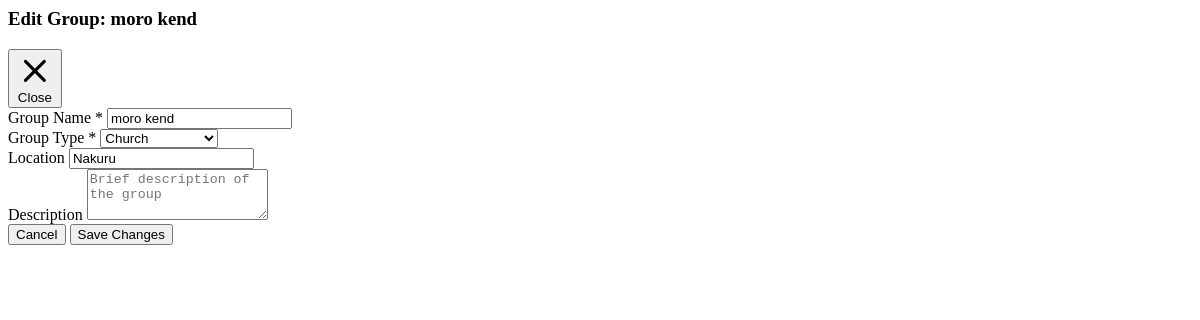
Before: /community/GRP-656EE973/edit (signed in) with the older database file.
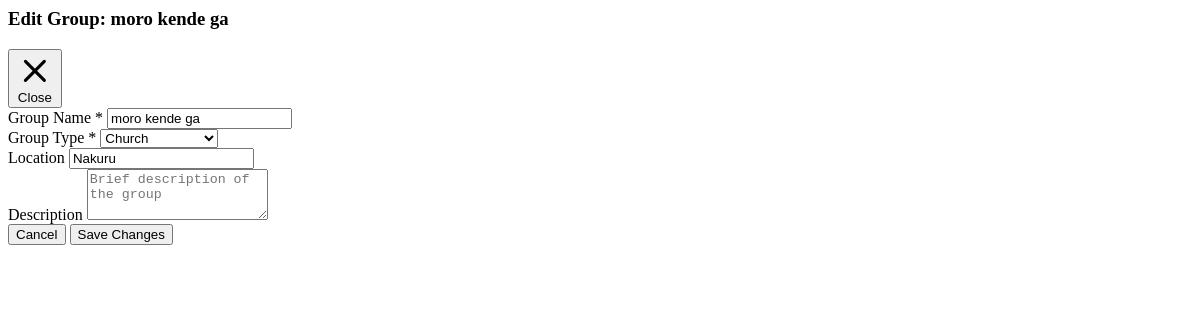
After: the same page with the newer database file.
### tables this page shows
CREATE TABLE community_groups (
        id TEXT PRIMARY KEY,
        name TEXT NOT NULL,
        description TEXT,
        group_type TEXT,
        tags TEXT DEFAULT '[]', -- JSON list
        location TEXT,
        admin_id TEXT,
        trust_level TEXT DEFAULT 'local',
        preferred_channels TEXT DEFAULT 'ussd,sms',
        active BOOLEAN DEFAULT 1,
        created_at DATETIME DEFAULT CURRENT_TIMESTAMP
    );

### aos/api/routers/community.py (the view)
@router.get("/{group_id}/edit", response_class=HTMLResponse)
async def edit_group_form(
    request: Request,
    group_id: str,
    operator=Depends(requires_community_access())
):
    group = None
    if community_state.module:
        group = community_state.module.get_group(group_id)
    return templates.TemplateResponse("partials/community_group_edit.html", {
        "request": request,
        "user": operator,
        "group": group
    })

### aos/api/templates/partials/community_group_edit.html (shortened to what this page needs)
{% from "components/atoms/Card.html" import card %}
<div class="aos-stack-md">
    <div class="flex items-center justify-between mb-4">
        <h3 class="aos-h3">Edit Group: {{ group.name }}</h3>
        <button class="aos-btn aos-btn-ghost aos-size-sm" onclick="closeModal()">
            <svg class="w-4 h-4" fill="none" stroke="currentColor" viewBox="0 0 24 24">
                <path stroke-linecap="round" stroke-linejoin="round" stroke-width="2" d="M6 18L18 6M6 6l12 12"></path>
            </svg>
            <span class="aos-btn-text">Close</span>
        </button>
    </div>
    <form id="edit-group-form" class="aos-stack-md">
        <div class="aos-stack-sm">
            <div>
                <label class="aos-label" for="name">Group Name *</label>
                <input type="text" id="name" name="name" class="aos-input" value="{{ group.name }}" required>
            </div>
            <div>
                <label class="aos-label" for="group_type">Group Type *</label>
                <select id="group_type" name="group_type" class="aos-input" required>
                    <option value="church" {% if group.group_type=='church' %}selected{% endif %}>Church</option>
                </select>
            </div>
            <div>
                <label class="aos-label" for="location">Location</label>
                <input type="text" id="location" name="location" class="aos-input" value="{{ group.location }}"
                    placeholder="e.g., Kawangware, Nairobi">
            </div>
            <div>
                <label class="aos-label" for="description">Description</label>
                <textarea id="description" name="description" class="aos-input" rows="3"
                    placeholder="Brief description of the group">{{ group.description }}</textarea>
            </div>
        </div>
        <div class="flex gap-3 justify-end">
            <button type="button" class="aos-btn aos-btn-ghost aos-size-md" onclick="closeModal()">
                <span class="aos-btn-text">Cancel</span>
            </button>
            <button type="submit" class="aos-btn aos-btn-primary aos-size-md">
                <span class="aos-btn-text">Save Changes</span>
            </button>
        </div>
    </form>
</div>

Changed rows visible on the page:
changed community_groups "Church": name "moro kend" → "moro kende ga"
